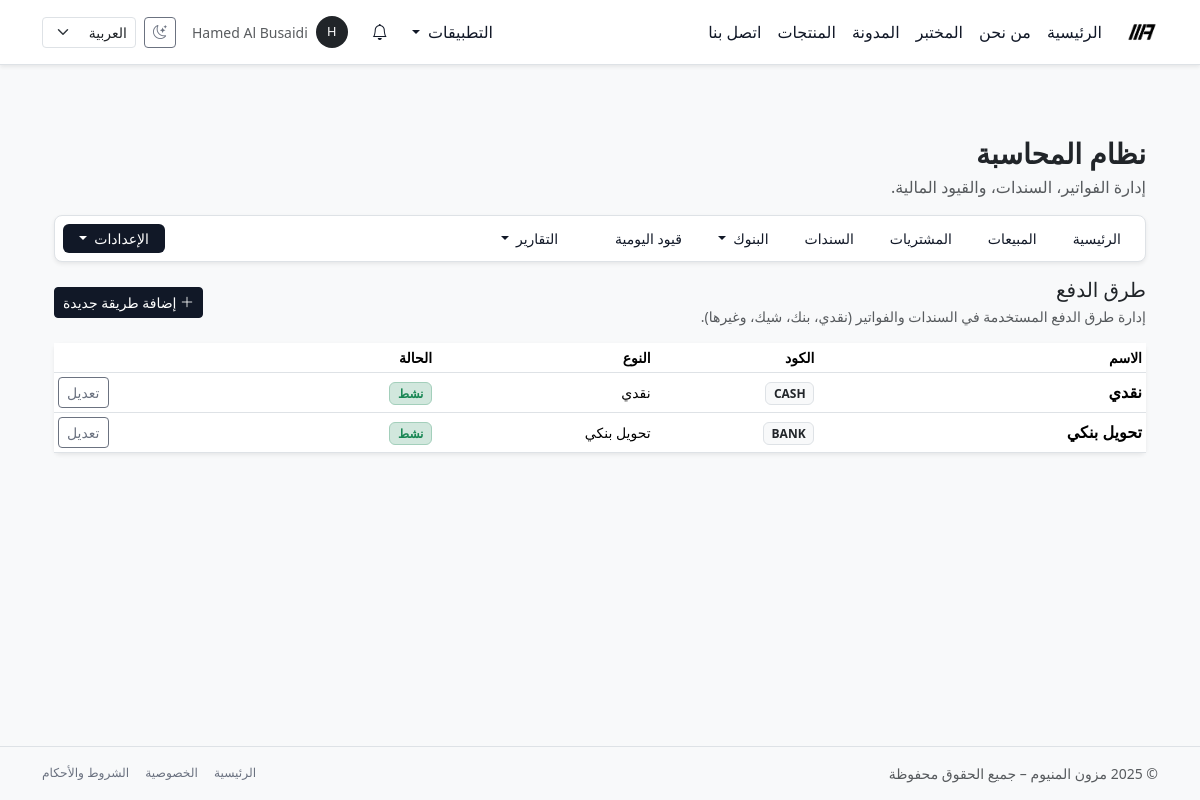
The page /ar/accounting/settings/payment-methods/ (signed in) on the database its author committed.
### accounting/models.py (models this page shows, shortened)
class PaymentMethod(models.Model):
    class MethodType(models.TextChoices):
        CASH = "cash", _("نقدي")
        BANK_TRANSFER = "bank_transfer", _("تحويل بنكي")
        CHEQUE = "cheque", _("شيك")
        CARD = "card", _("بطاقة")
        OTHER = "other", _("أخرى")
    name = models.CharField(
        max_length=100,
        verbose_name=_("الاسم"),
    )
    code = models.CharField(
        max_length=50,
        unique=True,
        verbose_name=_("الكود"),
    )
    method_type = models.CharField(
        max_length=20,
        choices=MethodType.choices,
        default=MethodType.CASH,
    )
    is_active = models.BooleanField(default=True)
    created_at = models.DateTimeField(
        auto_now_add=True,
        null=True,
        blank=True,
    )
    updated_at = models.DateTimeField(
        auto_now=True,
        null=True,
        blank=True,
    )
    class Meta:
        verbose_name = _("طريقة دفع")
        verbose_name_plural = _("طرق الدفع")

### accounting/views.py (the view)
# urls.py: path("settings/payment-methods/", views.PaymentMethodListView.as_view(), name="payment_method_list"),
class PaymentMethodListView(AccountingBaseView, ListView):
    model = PaymentMethod
    template_name = "accounting/settings/payment_method_list.html"
    context_object_name = "methods"
    accounting_section = "settings"

### accounting/views.py (called while the page is built)
def user_has_accounting_access(user):
    if not (user.is_authenticated and user.is_active):
        return False
    if user.is_staff or user.is_superuser:
        return True
    return user.groups.filter(name="accounting_staff").exists()

    def test_func(self):
        return user_has_accounting_access(self.request.user)

    def get_context_data(self, **kwargs):
        ctx = super().get_context_data(**kwargs)
        if self.accounting_section:
            ctx["accounting_section"] = self.accounting_section
        return ctx

### core/context_processors/notifications.py (called while the page is built)
def notifications_context(request):
    user = request.user
    if not user.is_authenticated:
        return {}
    base_qs = Notification.objects.for_user(user)
    unread_count = base_qs.unread().count()
    recent_notifications = list(
        base_qs.select_related("target_content_type")[:10]
    )
    return {
        "notif_unread_count": unread_count,
        "notif_recent": recent_notifications,
        "notif_has_unread": unread_count > 0,
    }

### core/models/notifications.py (called while the page is built)
    def visible(self):
        return self.filter(is_deleted=False)

    def for_user(self, user: User):
        return self.visible().filter(recipient=user)

    def unread(self):
        return self.visible().filter(is_read=False)

    @property
    def bootstrap_level_class(self) -> str:
        try:
            level_enum = self.Levels(self.level)
        except ValueError:
            return "bg-secondary-subtle text-secondary-emphasis"
        mapping = {
            self.Levels.INFO: "bg-secondary-subtle text-secondary-emphasis",
            self.Levels.SUCCESS: "bg-success-subtle text-success-emphasis",
            self.Levels.WARNING: "bg-warning-subtle text-warning-emphasis",
            self.Levels.ERROR: "bg-danger-subtle text-danger-emphasis",
        }
        return mapping.get(
            level_enum,
            "bg-secondary-subtle text-secondary-emphasis",
        )

    @property
    def icon_name(self) -> str:
        try:
            level_enum = self.Levels(self.level)
        except ValueError:
            return "bi-info-circle"
        mapping = {
            self.Levels.INFO: "bi-info-circle",
            self.Levels.SUCCESS: "bi-check-circle",
            self.Levels.WARNING: "bi-exclamation-triangle",
            self.Levels.ERROR: "bi-x-circle",
        }
        return mapping.get(level_enum, "bi-info-circle")

### templates/accounting/settings/payment_method_list.html (shortened to what this page needs)
{% extends "accounting/base_accounting.html" %}
{% load i18n %}
{% block accounting_content %}
<div class="d-flex justify-content-between align-items-center mb-3 flex-wrap gap-2">
  <div>
    <h2 class="h5 mb-1">{% trans "طرق الدفع" %}</h2>
    <p class="text-muted small mb-0">
      {% trans "إدارة طرق الدفع المستخدمة في السندات والفواتير (نقدي، بنك، شيك، وغيرها)." %}
    </p>
  </div>
  <a href="{% url 'accounting:payment_method_create' %}" class="btn btn-primary btn-sm">
    <i class="bi bi-plus-lg"></i> {% trans "إضافة طريقة جديدة" %}
  </a>
</div>
<div class="card border-0 shadow-sm">
  <div class="card-body p-0">
    <div class="table-responsive">
      <table class="table table-hover table-sm align-middle mb-0">
        <thead class="bg-light small text-muted">
          <tr>
            <th style="width: 30%">{% trans "الاسم" %}</th>
            <th style="width: 15%">{% trans "الكود" %}</th>
            <th style="width: 20%">{% trans "النوع" %}</th>
            <th style="width: 15%">{% trans "الحالة" %}</th>
            <th class="text-end" style="width: 20%"></th>
          </tr>
        </thead>
        <tbody>
          {% for method in methods %}
          <tr>
            <td class="fw-semibold">
              {{ method.name }}
            </td>
            <td>
              <span class="badge bg-light text-dark border small">
                {{ method.code }}
              </span>
            </td>
            <td class="small">
              {{ method.get_method_type_display }}
            </td>
            <td>
              {% if method.is_active %}
                <span class="badge bg-success-subtle text-success border border-success-subtle small">
                  {% trans "نشط" %}
                </span>
              {% else %}
                <span class="badge bg-secondary-subtle text-secondary border border-secondary-subtle small">
                  {% trans "غير نشط" %}
                </span>
              {% endif %}
            </td>
            <td class="text-end">
              <a href="{% url 'accounting:payment_method_edit' method.pk %}"
                 class="btn btn-sm btn-outline-secondary">
                {% trans "تعديل" %}
              </a>
            </td>
          </tr>
          {% empty %}
          <tr>
            <td colspan="5" class="text-center py-4 text-muted small">
              {% trans "لا توجد طرق دفع معرفة." %}
            </td>
          </tr>
          {% endfor %}
        </tbody>
      </table>
    </div>
  </div>
</div>
{% endblock %}

### templates/base.html (shortened to what this page needs)
{% load static i18n %}
<!doctype html>
<html lang="{{ LANGUAGE_CODE }}" dir="{% if LANGUAGE_CODE == 'ar' %}rtl{% else %}ltr{% endif %}" data-bs-theme="light">
<head>
  {% if LANGUAGE_CODE == "ar" %}
    <link href="https://cdn.jsdelivr.net/npm/bootstrap@5.3.8/dist/css/bootstrap.rtl.min.css" rel="stylesheet"/>
  {% else %}
    <link href="https://cdn.jsdelivr.net/npm/bootstrap@5.3.8/dist/css/bootstrap.min.css" rel="stylesheet"/>
  {% endif %}
  <link rel="stylesheet" href="https://cdn.jsdelivr.net/npm/bootstrap-icons@1.11.3/font/bootstrap-icons.css">
  <link rel="stylesheet" href="{% static 'css/mazoon_style.css' %}"/>
</head>
<body class="bg-body-tertiary text-body d-flex flex-column min-vh-100">
<nav class="navbar navbar-expand-lg bg-body border-bottom shadow-sm sticky-top">
  <div class="container-lg">
    <a class="navbar-brand fw-bold d-flex align-items-center gap-2 py-2" href="{% url 'home' %}">
      <img src="{% static 'img/logo_mazoon_black.png' %}"
           alt="Mazoon Aluminum logo"
           class="img-fluid"
           style="height: 32px;">
    </a>
    <div class="collapse navbar-collapse" id="mainNavbar">
      <ul class="navbar-nav me-auto mb-2 mb-lg-0">
        <li class="nav-item">
          <a class="nav-link {% if request.resolver_match.url_name == 'home' %}active{% endif %}" href="{% url 'home' %}">{% trans "الرئيسية" %}</a>
        </li>
        <li class="nav-item">
          <a class="nav-link {% if request.resolver_match.url_name == 'about' %}active{% endif %}" href="{% url 'about' %}">{% trans "من نحن" %}</a>
        </li>
        <li class="nav-item">
          <a class="nav-link {% if request.resolver_match.url_name == 'lab' %}active{% endif %}" href="{% url 'lab' %}">{% trans "المختبر" %}</a>
        </li>
        <li class="nav-item">
          <a class="nav-link {% if request.resolver_match.url_name == 'blog_list' %}active{% endif %}" href="{% url 'blog_list' %}">{% trans "المدونة" %}</a>
        </li>
        <li class="nav-item">
          <a class="nav-link {% if request.resolver_match.url_name == 'product_list' %}active{% endif %}" href="{% url 'product_list' %}">{% trans "المنتجات" %}</a>
        </li>
        <li class="nav-item">
          <a class="nav-link {% if request.resolver_match.url_name == 'contact' %}active{% endif %}" href="{% url 'contact' %}">{% trans "اتصل بنا" %}</a>
        </li>
      </ul>
      <ul class="navbar-nav ms-auto mb-2 mb-lg-0 align-items-center gap-2">
        {% if user.is_authenticated %}
          {% if user.is_staff or user.is_superuser %}
            <li class="nav-item dropdown">
              <a class="nav-link dropdown-toggle" href="#" id="appsDropdown" role="button" data-bs-toggle="dropdown" aria-expanded="false">
                {% trans "التطبيقات" %}
              </a>
            </li>
          {% endif %}
        {% endif %}
        {% include "core/notifications/_navbar_dropdown.html" %}
        {% if user.is_authenticated %}
          <li class="nav-item dropdown">
            <a class="nav-link d-flex align-items-center gap-2"
               href="#"
               id="userMenuDropdown"
               role="button"
               data-bs-toggle="dropdown"
               aria-expanded="false">
              <span class="rounded-circle d-inline-flex justify-content-center align-items-center bg-dark text-white"
                    style="width: 32px; height: 32px; font-size: 0.8rem;">
                {{ user.username|first|upper }}
              </span>
              <span class="d-none d-xl-inline small text-muted">
                {{ user.get_full_name|default:user.username }}
              </span>
            </a>
          </li>
        {% endif %}
        <li class="nav-item">
          <button class="btn btn-sm btn-outline-secondary d-flex align-items-center justify-content-center"
                  type="button"
                  id="themeToggleBtn"
                  aria-label="{% trans 'تبديل وضع اللون' %}"
                  title="{% trans 'تبديل وضع اللون' %}">
            <i class="bi bi-moon-stars" id="themeToggleIcon"></i>
          </button>
        </li>
        <li class="nav-item">
          <form action="{% url 'set_language' %}" method="post" class="d-flex align-items-center">
            <select name="language"
                    class="form-select form-select-sm"
                    onchange="this.form.submit()">
              <option value="ar" {% if LANGUAGE_CODE == 'ar' %}selected{% endif %}>العربية</option>
            </select>
          </form>
        </li>
      </ul>
    </div>
  </div>
</nav>
<main class="py-4 py-md-5 flex-grow-1">
  <div class="container-lg">
    {% block content %}{% endblock %}
  </div>
</main>
<footer class="border-top py-3 mt-auto bg-body-tertiary d-print-none">
  <div class="container-lg d-flex flex-column flex-md-row justify-content-between align-items-center text-muted small gap-2">
   <div>
  &copy; {% now "Y" %} {% trans "مزون المنيوم – جميع الحقوق محفوظة" %}
</div>
    <div class="d-flex gap-3">
      <a href="{% url 'home' %}" class="link-secondary text-decoration-none small">{% trans "الرئيسية" %}</a>
      <a href="#" class="link-secondary text-decoration-none small">{% trans "الخصوصية" %}</a>
      <a href="#" class="link-secondary text-decoration-none small">{% trans "الشروط والأحكام" %}</a>
    </div>
  </div>
</footer>
</body>
</html>

### static/css/mazoon_style.css (style rules this page uses)
:root, [data-bs-theme="light"] { --bs-link-color: #111827; --bs-link-color-rgb: 17, 24, 39; --bs-link-hover-color: #020617; --bs-link-hover-color-rgb: 2, 6, 23; --bs-primary: #111827; --bs-primary-rgb: 17, 24, 39; --bs-secondary: #6b7280; --bs-secondary-rgb: 107, 114, 128; }
[data-bs-theme="light"] .btn-primary { --bs-btn-bg: #111827; --bs-btn-border-color: #111827; --bs-btn-color: #fff; --bs-btn-hover-bg: #020617; --bs-btn-hover-border-color: #020617; }
[data-bs-theme="light"] .btn-outline-secondary { --bs-btn-color: #6b7280; --bs-btn-border-color: #6b7280; --bs-btn-hover-color: #fff; --bs-btn-hover-bg: #6b7280; --bs-btn-hover-border-color: #6b7280; }
[data-bs-theme="light"] .nav-link { color: #111827 !important; }
.navbar-brand { padding-top: 0.25rem; padding-bottom: 0.25rem; }

### rows shown on the page
PaymentMethod: name "نقدي", code "CASH", method_type "نقدي"
PaymentMethod: name "تحويل بنكي", code "BANK", method_type "تحويل بنكي"

### other values the page prints
{{ user.username|first|upper }} "H"
{{ user.get_full_name|default:user.username }} "Hamed Al Busaidi"
